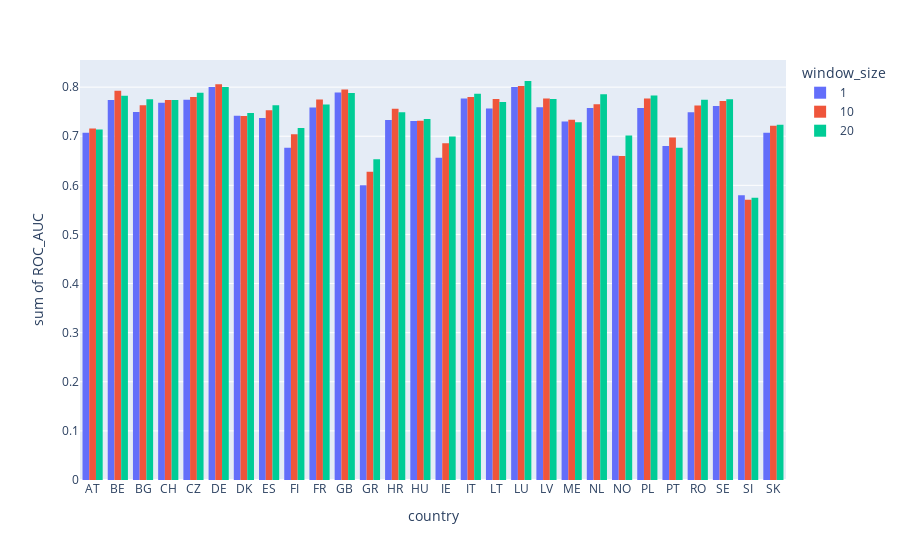

Notebook cell for this chart:
### Code cell
results.plot.hist(x="country", y="ROC_AUC", barmode='group', color="window_size")

### Figure 1 — Plotly figure (JSON) as saved in the notebook; plotly's stock layout.template omitted (floating-point values rounded to 4 significant figures)
{"data": [{"alignmentgroup": "True", "bingroup": "x", "histfunc": "sum", "hovertemplate": "window_size=1<br>country=%{x}<br>sum of ROC_AUC=%{y}<extra></extra>", "legendgroup": "1", "marker": {"color": "#636efa", "pattern": {"shape": ""}}, "name": "1", "offsetgroup": "1", "orientation": "v", "showlegend": true, "type": "histogram", "x": ["AT", "BE", "BG", "CH", "CZ", "DE", "DK", "ES", "FI", "FR", "GB", "GR", "HR", "HU", "IE", "IT", "LT", "LU", "LV", "ME", "NL", "NO", "PL", "PT", "RO", "SE", "SI", "SK"], "xaxis": "x", "y": [0.7069, 0.774, 0.7494, 0.768, 0.7744, 0.8, 0.7418, 0.7371, 0.6768, 0.7583, 0.789, 0.6002, 0.7329, 0.7311, 0.6564, 0.7766, 0.7567, 0.8003, 0.7589, 0.7301, 0.7575, 0.6603, 0.7576, 0.6801, 0.7488, 0.7615, 0.5798, 0.707], "yaxis": "y"}, {"alignmentgroup": "True", "bingroup": "x", "histfunc": "sum", "hovertemplate": "window_size=10<br>country=%{x}<br>sum of ROC_AUC=%{y}<extra></extra>", "legendgroup": "10", "marker": {"color": "#EF553B", "pattern": {"shape": ""}}, "name": "10", "offsetgroup": "10", "orientation": "v", "showlegend": true, "type": "histogram", "x": ["AT", "BE", "BG", "CH", "CZ", "DE", "DK", "ES", "FI", "FR", "GB", "GR", "HR", "HU", "IE", "IT", "LT", "LU", "LV", "ME", "NL", "NO", "PL", "PT", "RO", "SE", "SI", "SK"], "xaxis": "x", "y": [0.7158, 0.7924, 0.7632, 0.7736, 0.7798, 0.8057, 0.741, 0.7527, 0.7042, 0.7749, 0.7952, 0.6275, 0.7557, 0.7315, 0.6858, 0.7798, 0.7757, 0.8025, 0.7769, 0.7337, 0.7654, 0.6597, 0.7769, 0.6977, 0.7626, 0.7719, 0.5705, 0.7213], "yaxis": "y"}, {"alignmentgroup": "True", "bingroup": "x", "histfunc": "sum", "hovertemplate": "window_size=20<br>country=%{x}<br>sum of ROC_AUC=%{y}<extra></extra>", "legendgroup": "20", "marker": {"color": "#00cc96", "pattern": {"shape": ""}}, "name": "20", "offsetgroup": "20", "orientation": "v", "showlegend": true, "type": "histogram", "x": ["AT", "BE", "BG", "CH", "CZ", "DE", "DK", "ES", "FI", "FR", "GB", "GR", "HR", "HU", "IE", "IT", "LT", "LU", "LV", "ME", "NL", "NO", "PL", "PT", "RO", "SE", "SI", "SK"], "xaxis": "x", "y": [0.7138, 0.7824, 0.7751, 0.7738, 0.7888, 0.8005, 0.7472, 0.7632, 0.7167, 0.7648, 0.7882, 0.6531, 0.7489, 0.7353, 0.6993, 0.7864, 0.7696, 0.8125, 0.7759, 0.7283, 0.7853, 0.7017, 0.7831, 0.6764, 0.7742, 0.7755, 0.5748, 0.7235], "yaxis": "y"}], "layout": {"barmode": "group", "legend": {"title": {"text": "window_size"}, "tracegroupgap": 0}, "margin": {"t": 60}, "xaxis": {"anchor": "y", "domain": [0, 1], "title": {"text": "country"}}, "yaxis": {"anchor": "x", "domain": [0, 1], "title": {"text": "sum of ROC_AUC"}}}}
